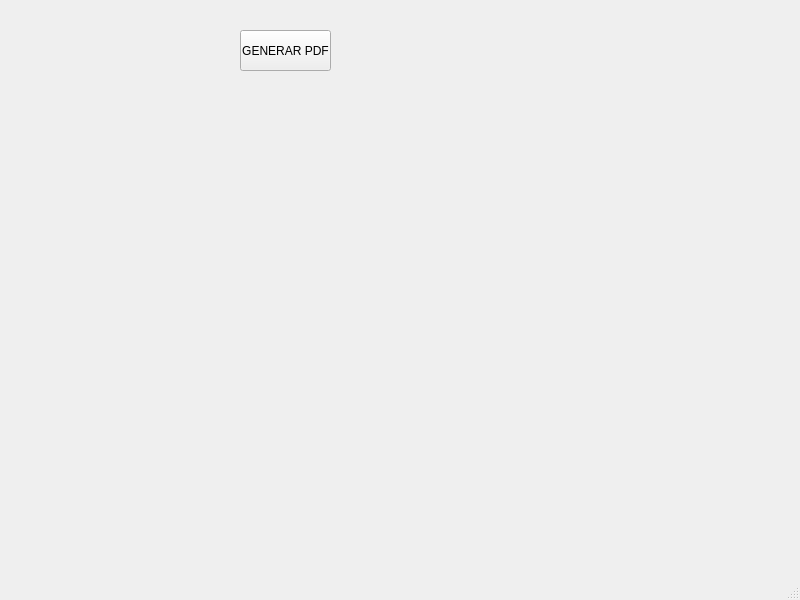
<?xml version="1.0" encoding="UTF-8"?>
<ui version="4.0">
 <class>MainWindow</class>
 <widget class="QMainWindow" name="MainWindow">
  <property name="geometry">
   <rect>
    <x>0</x>
    <y>0</y>
    <width>800</width>
    <height>600</height>
   </rect>
  </property>
  <property name="windowTitle">
   <string>MainWindow</string>
  </property>
  <widget class="QWidget" name="centralwidget">
   <widget class="QPushButton" name="pushButton">
    <property name="geometry">
     <rect>
      <x>240</x>
      <y>30</y>
      <width>91</width>
      <height>41</height>
     </rect>
    </property>
    <property name="text">
     <string>GENERAR PDF</string>
    </property>
   </widget>
  </widget>
  <widget class="QMenuBar" name="menubar">
   <property name="geometry">
    <rect>
     <x>0</x>
     <y>0</y>
     <width>800</width>
     <height>21</height>
    </rect>
   </property>
  </widget>
  <widget class="QStatusBar" name="statusbar"/>
 </widget>
 <resources/>
 <connections/>
</ui>
